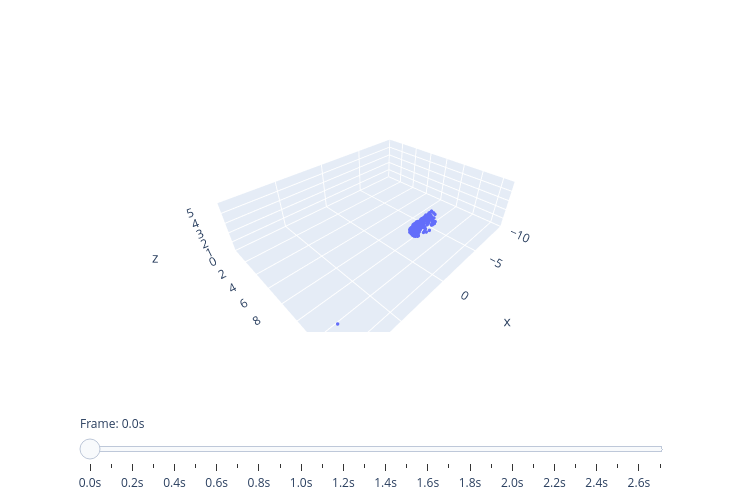

Notebook code cell kept with this figure:
### Code cell
plot_with_slider(sorted_tld)

### Figure 1 — Plotly figure (JSON) as saved in the notebook; plotly's stock layout.template omitted (floating-point values rounded to 4 significant figures; data arrays with more than 128 entries replaced by an {"elided": "..."} marker saying what was removed)
{"data": [{"marker": {"size": 2}, "mode": "markers", "type": "scatter3d", "visible": true, "x": {"elided": "352 float values"}, "y": {"elided": "352 float values"}, "z": {"elided": "352 float values"}}, {"marker": {"size": 2}, "mode": "markers", "type": "scatter3d", "visible": false, "x": {"elided": "376 float values"}, "y": {"elided": "376 float values"}, "z": {"elided": "376 float values"}}, {"marker": {"size": 2}, "mode": "markers", "type": "scatter3d", "visible": false, "x": {"elided": "399 float values"}, "y": {"elided": "399 float values"}, "z": {"elided": "399 float values"}}, {"marker": {"size": 2}, "mode": "markers", "type": "scatter3d", "visible": false, "x": {"elided": "436 float values"}, "y": {"elided": "436 float values"}, "z": {"elided": "436 float values"}}, {"marker": {"size": 2}, "mode": "markers", "type": "scatter3d", "visible": false, "x": {"elided": "428 float values"}, "y": {"elided": "428 float values"}, "z": {"elided": "428 float values"}}, {"marker": {"size": 2}, "mode": "markers", "type": "scatter3d", "visible": false, "x": {"elided": "440 float values"}, "y": {"elided": "440 float values"}, "z": {"elided": "440 float values"}}, {"marker": {"size": 2}, "mode": "markers", "type": "scatter3d", "visible": false, "x": {"elided": "460 float values"}, "y": {"elided": "460 float values"}, "z": {"elided": "460 float values"}}, {"marker": {"size": 2}, "mode": "markers", "type": "scatter3d", "visible": false, "x": {"elided": "442 float values"}, "y": {"elided": "442 float values"}, "z": {"elided": "442 float values"}}, {"marker": {"size": 2}, "mode": "markers", "type": "scatter3d", "visible": false, "x": {"elided": "464 float values"}, "y": {"elided": "464 float values"}, "z": {"elided": "464 float values"}}, {"marker": {"size": 2}, "mode": "markers", "type": "scatter3d", "visible": false, "x": {"elided": "458 float values"}, "y": {"elided": "458 float values"}, "z": {"elided": "458 float values"}}, {"marker": {"size": 2}, "mode": "markers", "type": "scatter3d", "visible": false, "x": {"elided": "443 float values"}, "y": {"elided": "443 float values"}, "z": {"elided": "443 float values"}}, {"marker": {"size": 2}, "mode": "markers", "type": "scatter3d", "visible": false, "x": {"elided": "445 float values"}, "y": {"elided": "445 float values"}, "z": {"elided": "445 float values"}}, {"marker": {"size": 2}, "mode": "markers", "type": "scatter3d", "visible": false, "x": {"elided": "439 float values"}, "y": {"elided": "439 float values"}, "z": {"elided": "439 float values"}}, {"marker": {"size": 2}, "mode": "markers", "type": "scatter3d", "visible": false, "x": {"elided": "438 float values"}, "y": {"elided": "438 float values"}, "z": {"elided": "438 float values"}}, {"marker": {"size": 2}, "mode": "markers", "type": "scatter3d", "visible": false, "x": {"elided": "437 float values"}, "y": {"elided": "437 float values"}, "z": {"elided": "437 float values"}}, {"marker": {"size": 2}, "mode": "markers", "type": "scatter3d", "visible": false, "x": {"elided": "435 float values"}, "y": {"elided": "435 float values"}, "z": {"elided": "435 float values"}}, {"marker": {"size": 2}, "mode": "markers", "type": "scatter3d", "visible": false, "x": {"elided": "451 float values"}, "y": {"elided": "451 float values"}, "z": {"elided": "451 float values"}}, {"marker": {"size": 2}, "mode": "markers", "type": "scatter3d", "visible": false, "x": {"elided": "449 float values"}, "y": {"elided": "449 float values"}, "z": {"elided": "449 float values"}}, {"marker": {"size": 2}, "mode": "markers", "type": "scatter3d", "visible": false, "x": {"elided": "438 float values"}, "y": {"elided": "438 float values"}, "z": {"elided": "438 float values"}}, {"marker": {"size": 2}, "mode": "markers", "type": "scatter3d", "visible": false, "x": {"elided": "409 float values"}, "y": {"elided": "409 float values"}, "z": {"elided": "409 float values"}}, {"marker": {"size": 2}, "mode": "markers", "type": "scatter3d", "visible": false, "x": {"elided": "280 float values"}, "y": {"elided": "280 float values"}, "z": {"elided": "280 float values"}}, {"marker": {"size": 2}, "mode": "markers", "type": "scatter3d", "visible": false, "x": {"elided": "197 float values"}, "y": {"elided": "197 float values"}, "z": {"elided": "197 float values"}}, {"marker": {"size": 2}, "mode": "markers", "type": "scatter3d", "visible": false, "x": {"elided": "130 float values"}, "y": {"elided": "130 float values"}, "z": {"elided": "130 float values"}}, {"marker": {"size": 2}, "mode": "markers", "type": "scatter3d", "visible": false, "x": [7.236, 7.123, 6.995, 7.019, 7.922, 7.447, 7.461, 6.979, 7.055, 7.293, 7.308, 7.991, 8.632, 8.028, 7.769, 7.09, 7.75, 8.092, 7.737, 8.09, 8.33, 7.006, 8.37, 7.029, 7.74, 8.562, 8.709, 7.444, 7.546, 8.3, 7.06, 7.734, 7.022, 7.246, 9.032, 7.76, 9.016, 8.659, 7.351, 7.888, 7.148, 7.815, 8.723, 7.407, 7.066, 8.315, 8.149, 7.904, 7.163, 7.811, 7.256, 7.76, 9.833, 9.181, 7.907, 9.801, 7.845, 8.345, 8.605, 7.43, 8.063, 9.279, 8.89, 8.115, 7.549, 8.398, 9.476, 8.565, 8.025, 7.552, 9.091, 9.121, 9.367, 9.435, 8.225, 8.065, 8.707, 7.879, 7.81, 7.905, 9.471, 9.51, 9.33, 8.018, 9.683, 8.729, 9.616, 8.49, 8.785, 9.896, 8.808, 9.51, 8.969, 9.337, 9.078, 9.281, 9.847, -10.0, 10.0], "y": [10.95, 11.06, 9.944, 9.91, 10.97, 11.13, 10.39, 10.22, 10.17, 9.66, 9.63, 10.22, 10.82, 10.77, 9.772, 10.85, 9.591, 9.876, 9.888, 10.95, 9.823, 10.17, 9.693, 10.13, 10.05, 9.648, 9.677, 9.59, 9.572, 9.703, 11.05, 10.33, 10.92, 11.13, 9.631, 10.16, 9.58, 9.759, 9.627, 9.609, 9.962, 10.03, 9.714, 9.57, 9.822, 9.855, 9.651, 9.875, 10.35, 10.39, 10.33, 9.597, 9.697, 9.615, 9.578, 9.569, 10.09, 9.913, 9.567, 9.573, 9.566, 9.539, 9.722, 9.562, 9.575, 9.731, 9.553, 9.834, 9.847, 9.842, 9.564, 9.532, 9.633, 9.636, 9.534, 9.853, 9.818, 9.592, 9.543, 9.527, 9.743, 9.73, 9.573, 9.515, 9.644, 9.929, 9.533, 9.579, 9.811, 9.553, 9.564, 9.532, 9.528, 9.787, 9.56, 9.537, 9.593, 0.0, 15.0], "z": [0.6336, 0.4547, 0.2983, 0.298, 0.7941, 0.6428, 0.6396, 0.3148, 0.5178, 0.4879, 0.2842, 0.8141, 0.9707, 0.8301, 0.6384, 0.5445, 0.2321, 0.8163, 0.6724, 0.8569, 0.7966, 0.3843, 0.5805, 0.3843, 0.6999, 0.5626, 0.546, 0.3389, 0.5335, 0.6242, 0.1674, 0.7246, 0.1829, 0.5871, 0.5142, 0.7291, 0.07047, 0.8059, 0.3823, 0.2838, 0.6229, 0.7294, 0.5808, 0.3796, 0.2315, 0.8695, 0.2489, 0.7271, 0.6364, 0.7512, 0.6279, 0.544, 0.6618, 0.5379, 0.5291, 0.2014, 0.7595, 0.902, 0.4164, 0.2056, 0.5129, 0.3044, 0.5998, 0.5074, 0.3962, 0.6852, 0.05142, 0.8853, 0.752, 0.623, 0.3615, 0.3596, 0.5551, 0.5481, 0.3189, 0.7847, 0.9104, 0.6016, 0.1947, 0.1837, 0.8099, 0.5757, 0.3722, 0.3807, 0.5615, 0.944, 0.3418, 0.5379, 0.7192, 0.07434, 0.06328, 0.1622, 0.2671, 0.8973, 0.476, 0.002135, 0.6256, 0.0, 5.0]}, {"marker": {"size": 2}, "mode": "markers", "type": "scatter3d", "visible": false, "x": [7.702, 7.625, 7.954, 8.59, 8.011, 8.621, 8.275, 8.625, 8.316, 8.633, 8.157, 8.186, 7.832, 7.79, 8.215, 9.111, 8.633, 8.066, 8.145, 7.63, 8.679, 9.475, 7.727, 9.479, 7.688, 7.849, 9.437, 8.494, 8.067, 9.193, 9.329, 8.102, 9.629, 8.161, 8.743, 9.088, 8.952, 7.763, 9.687, 9.967, 9.131, 7.804, 8.403, 8.648, 7.972, 9.12, 8.807, 8.61, 8.773, 7.743, 8.488, 8.847, 7.834, 8.821, 8.424, 8.186, 9.077, 9.293, 9.922, 8.741, 9.839, 9.255, 9.355, 9.117, 8.952, 9.005, 9.3, 9.91, 9.228, 9.556, -10.0, 10.0], "y": [10.9, 10.91, 10.94, 10.75, 10.8, 9.585, 9.738, 10.04, 9.721, 10.68, 9.513, 10.83, 9.719, 9.685, 10.08, 9.551, 9.512, 9.56, 9.571, 10.35, 10.76, 9.578, 9.698, 9.594, 11.01, 9.699, 10.59, 9.527, 9.632, 9.53, 9.599, 9.576, 10.38, 9.565, 9.538, 9.783, 9.66, 9.715, 10.3, 9.895, 9.763, 9.685, 9.564, 9.746, 9.626, 9.545, 9.724, 9.562, 10.21, 9.78, 9.852, 10.8, 9.633, 10.63, 10.2, 9.625, 9.708, 9.783, 9.725, 9.765, 9.564, 9.538, 9.558, 9.885, 9.759, 9.723, 9.813, 9.738, 9.547, 9.524, 0.0, 15.0], "z": [0.4023, 0.2211, 0.6386, 0.7803, 0.6396, 0.5577, 0.6237, 0.7988, 0.6203, 0.8169, 0.2215, 0.66, 0.4925, 0.2889, 0.6506, 0.05847, 0.3792, 0.2637, 0.4661, 0.1168, 0.8499, 0.2384, 0.3314, 0.006994, 0.3217, 0.5275, 0.9907, 0.2129, 0.5074, 0.08814, 0.06595, 0.0823, 0.9793, 0.2881, 0.1809, 0.8024, 0.5945, 0.1501, 0.976, 0.9212, 0.7992, 0.3577, 0.4742, 0.6587, 0.3416, 0.1328, 0.6438, 0.01503, 0.8942, 0.1837, 0.7064, 0.9142, 0.1833, 0.9199, 0.738, 0.5663, 0.6552, 0.8607, 0.7696, 0.7234, 0.07945, 0.1918, 0.406, 0.9118, 0.2542, 0.6999, 0.8983, 0.8095, 0.007058, 0.4244, 0.0, 5.0]}, {"marker": {"size": 2}, "mode": "markers", "type": "scatter3d", "visible": false, "x": [8.385, 8.228, 8.931, 8.253, 8.311, 8.641, 8.479, 8.26, 8.441, 9.577, 8.246, 9.617, 8.405, 9.153, 8.47, 8.542, 8.267, 8.345, 9.33, 9.233, 8.463, 9.727, 8.433, 8.452, 9.746, 8.516, 8.242, 9.535, 8.945, 8.484, 8.625, 8.948, 8.336, 8.411, 9.365, 9.701, 8.503, 9.184, 9.886, 9.373, 9.563, 9.395, 9.733, 9.914, 9.219, 9.802, -10.0, 10.0], "y": [11.23, 10.41, 10.91, 9.977, 10.6, 9.636, 9.836, 10.28, 9.746, 10.5, 10.38, 9.588, 9.683, 10.31, 9.628, 9.641, 10.58, 9.975, 9.515, 9.931, 9.818, 10.28, 9.675, 9.709, 10.23, 9.652, 10.37, 9.621, 9.508, 9.642, 9.59, 9.831, 9.884, 9.712, 9.919, 9.6, 9.609, 9.532, 9.546, 10.28, 9.794, 9.648, 9.765, 9.744, 9.75, 9.678, 0.0, 15.0], "z": [0.266, 0.1088, 0.7038, 0.1379, 0.6179, 0.1127, 0.5977, 0.4129, 0.387, 0.9405, 0.2229, 0.2198, 0.2124, 0.7813, 0.2081, 0.1983, 0.01598, 0.01734, 0.5237, 0.7844, 0.4533, 0.9721, 0.2467, 0.02392, 0.9714, 0.01956, 0.07436, 0.305, 0.4157, 0.06024, 0.2645, 0.6621, 0.09889, 0.1019, 0.8503, 0.5586, 0.3152, 0.1998, 0.07329, 0.8816, 0.8364, 0.6252, 0.8228, 0.8078, 0.6777, 0.6245, 0.0, 5.0]}, {"marker": {"size": 2}, "mode": "markers", "type": "scatter3d", "visible": false, "x": [8.893, 9.954, 9.183, 8.89, 8.882, 9.627, 9.029, 9.025, 9.081, 9.694, 9.92, 8.878, 8.867, 9.504, 9.067, 8.896, 9.111, 9.785, 9.005, 9.373, 8.968, 9.097, 9.053, 9.799, 9.395, 9.54, 9.029, 9.976, 9.441, 9.959, -10.0, 10.0], "y": [10.03, 10.32, 9.624, 10.32, 10.42, 10.39, 9.706, 10.28, 10.99, 10.62, 9.506, 10.5, 10.42, 9.58, 9.692, 10.13, 9.624, 9.531, 10.58, 9.568, 10.35, 9.746, 10.11, 9.531, 9.648, 9.599, 9.791, 9.802, 9.543, 9.937, 0.0, 15.0], "z": [0.05184, 0.8722, 0.04187, 0.3404, 0.1427, 0.7363, 0.1319, 0.5993, 0.606, 0.7652, 0.4614, 0.4102, 0.4155, 0.5395, 0.3922, 0.1977, 0.1654, 0.5126, 0.6687, 0.136, 0.4476, 0.4233, 0.4499, 0.08435, 0.6242, 0.6118, 0.01424, 0.8004, 0.434, 0.8395, 0.0, 5.0]}, {"marker": {"size": 2}, "mode": "markers", "type": "scatter3d", "visible": false, "x": [9.852, 9.736, 9.75, 9.785, 9.525, 9.542, 9.728, 9.743, 9.777, 9.553, 9.603, 9.558, 9.557, 9.826, 9.638, 9.724, 9.558, 9.551, 9.623, 9.728, 9.797, -10.0, 10.0], "y": [10.04, 9.812, 9.762, 11.12, 10.45, 10.34, 9.654, 9.681, 9.649, 10.02, 10.61, 10.89, 10.06, 9.656, 9.869, 9.636, 10.79, 10.08, 9.816, 9.838, 9.863, 0.0, 15.0], "z": [0.6467, 0.4289, 0.4295, 0.7033, 0.2629, 0.2671, 0.2427, 0.005327, 0.002886, 0.2823, 0.5306, 0.3185, 0.08348, 0.03395, 0.3201, 0.3216, 0.1197, 0.1219, 0.3629, 0.5859, 0.6188, 0.0, 5.0]}], "layout": {"height": 500, "scene": {"aspectmode": "data", "xaxis": {"range": [-10, 10]}, "yaxis": {"range": [0, 15]}, "zaxis": {"range": [0, 5]}}, "sliders": [{"active": 0, "currentvalue": {"prefix": "Frame: "}, "pad": {"t": 80}, "steps": [{"args": [{"visible": [true, false, false, false, false, false, false, false, false, false, false, false, false, false, false, false, false, false, false, false, false, false, false, false, false, false, false, false]}], "label": "0.0s", "method": "update"}, {"args": [{"visible": [false, true, false, false, false, false, false, false, false, false, false, false, false, false, false, false, false, false, false, false, false, false, false, false, false, false, false, false]}], "label": "0.1s", "method": "update"}, {"args": [{"visible": [false, false, true, false, false, false, false, false, false, false, false, false, false, false, false, false, false, false, false, false, false, false, false, false, false, false, false, false]}], "label": "0.2s", "method": "update"}, {"args": [{"visible": [false, false, false, true, false, false, false, false, false, false, false, false, false, false, false, false, false, false, false, false, false, false, false, false, false, false, false, false]}], "label": "0.3s", "method": "update"}, {"args": [{"visible": [false, false, false, false, true, false, false, false, false, false, false, false, false, false, false, false, false, false, false, false, false, false, false, false, false, false, false, false]}], "label": "0.4s", "method": "update"}, {"args": [{"visible": [false, false, false, false, false, true, false, false, false, false, false, false, false, false, false, false, false, false, false, false, false, false, false, false, false, false, false, false]}], "label": "0.5s", "method": "update"}, {"args": [{"visible": [false, false, false, false, false, false, true, false, false, false, false, false, false, false, false, false, false, false, false, false, false, false, false, false, false, false, false, false]}], "label": "0.6s", "method": "update"}, {"args": [{"visible": [false, false, false, false, false, false, false, true, false, false, false, false, false, false, false, false, false, false, false, false, false, false, false, false, false, false, false, false]}], "label": "0.7s", "method": "update"}, {"args": [{"visible": [false, false, false, false, false, false, false, false, true, false, false, false, false, false, false, false, false, false, false, false, false, false, false, false, false, false, false, false]}], "label": "0.8s", "method": "update"}, {"args": [{"visible": [false, false, false, false, false, false, false, false, false, true, false, false, false, false, false, false, false, false, false, false, false, false, false, false, false, false, false, false]}], "label": "0.9s", "method": "update"}, {"args": [{"visible": [false, false, false, false, false, false, false, false, false, false, true, false, false, false, false, false, false, false, false, false, false, false, false, false, false, false, false, false]}], "label": "1.0s", "method": "update"}, {"args": [{"visible": [false, false, false, false, false, false, false, false, false, false, false, true, false, false, false, false, false, false, false, false, false, false, false, false, false, false, false, false]}], "label": "1.1s", "method": "update"}, {"args": [{"visible": [false, false, false, false, false, false, false, false, false, false, false, false, true, false, false, false, false, false, false, false, false, false, false, false, false, false, false, false]}], "label": "1.2s", "method": "update"}, {"args": [{"visible": [false, false, false, false, false, false, false, false, false, false, false, false, false, true, false, false, false, false, false, false, false, false, false, false, false, false, false, false]}], "label": "1.3s", "method": "update"}, {"args": [{"visible": [false, false, false, false, false, false, false, false, false, false, false, false, false, false, true, false, false, false, false, false, false, false, false, false, false, false, false, false]}], "label": "1.4s", "method": "update"}, {"args": [{"visible": [false, false, false, false, false, false, false, false, false, false, false, false, false, false, false, true, false, false, false, false, false, false, false, false, false, false, false, false]}], "label": "1.5s", "method": "update"}, {"args": [{"visible": [false, false, false, false, false, false, false, false, false, false, false, false, false, false, false, false, true, false, false, false, false, false, false, false, false, false, false, false]}], "label": "1.6s", "method": "update"}, {"args": [{"visible": [false, false, false, false, false, false, false, false, false, false, false, false, false, false, false, false, false, true, false, false, false, false, false, false, false, false, false, false]}], "label": "1.7s", "method": "update"}, {"args": [{"visible": [false, false, false, false, false, false, false, false, false, false, false, false, false, false, false, false, false, false, true, false, false, false, false, false, false, false, false, false]}], "label": "1.8s", "method": "update"}, {"args": [{"visible": [false, false, false, false, false, false, false, false, false, false, false, false, false, false, false, false, false, false, false, true, false, false, false, false, false, false, false, false]}], "label": "1.9s", "method": "update"}, {"args": [{"visible": [false, false, false, false, false, false, false, false, false, false, false, false, false, false, false, false, false, false, false, false, true, false, false, false, false, false, false, false]}], "label": "2.0s", "method": "update"}, {"args": [{"visible": [false, false, false, false, false, false, false, false, false, false, false, false, false, false, false, false, false, false, false, false, false, true, false, false, false, false, false, false]}], "label": "2.1s", "method": "update"}, {"args": [{"visible": [false, false, false, false, false, false, false, false, false, false, false, false, false, false, false, false, false, false, false, false, false, false, true, false, false, false, false, false]}], "label": "2.2s", "method": "update"}, {"args": [{"visible": [false, false, false, false, false, false, false, false, false, false, false, false, false, false, false, false, false, false, false, false, false, false, false, true, false, false, false, false]}], "label": "2.3s", "method": "update"}, {"args": [{"visible": [false, false, false, false, false, false, false, false, false, false, false, false, false, false, false, false, false, false, false, false, false, false, false, false, true, false, false, false]}], "label": "2.4s", "method": "update"}, {"args": [{"visible": [false, false, false, false, false, false, false, false, false, false, false, false, false, false, false, false, false, false, false, false, false, false, false, false, false, true, false, false]}], "label": "2.5s", "method": "update"}, {"args": [{"visible": [false, false, false, false, false, false, false, false, false, false, false, false, false, false, false, false, false, false, false, false, false, false, false, false, false, false, true, false]}], "label": "2.6s", "method": "update"}, {"args": [{"visible": [false, false, false, false, false, false, false, false, false, false, false, false, false, false, false, false, false, false, false, false, false, false, false, false, false, false, false, true]}], "label": "2.7s", "method": "update"}]}], "width": 750}}
